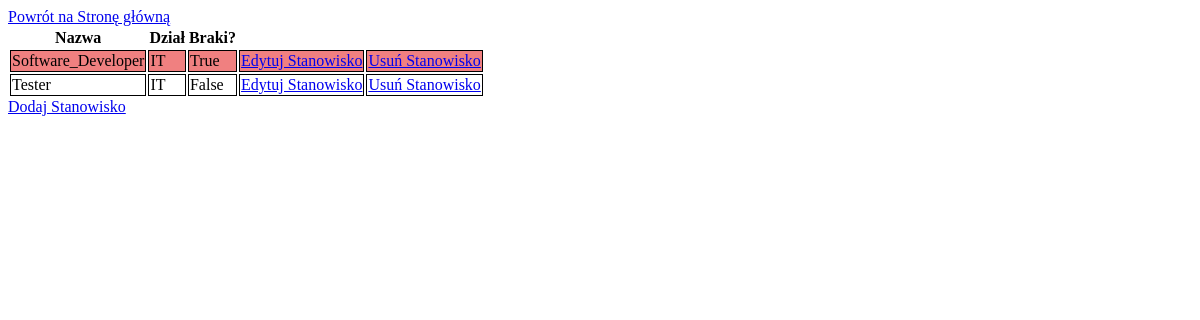
Page /polls/stanowiska/ on the earlier database version.
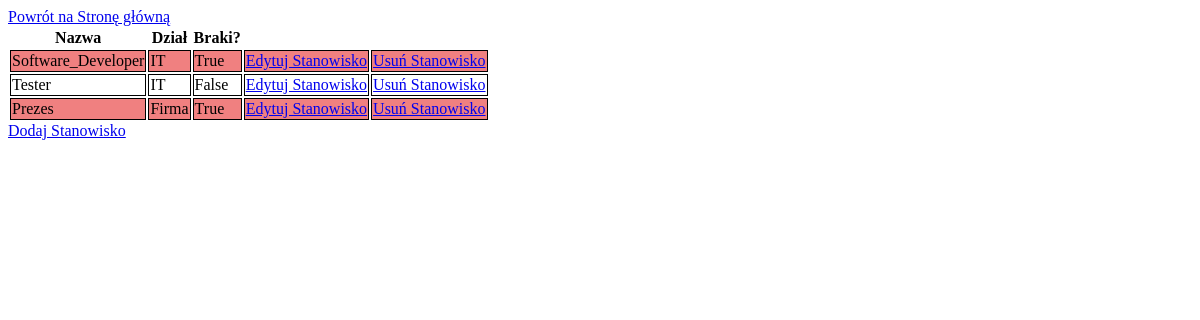
Same page on the later database version.
### polls/models.py (models this page shows, shortened)
class Stanowiska(models.Model):
    nazwa = models.CharField(max_length=100)
    dzial = models.CharField(max_length=100)
    braki = models.BooleanField(default=1)

### polls/views.py (the view)
# urls.py: path('stanowiska/', views.detail_stanowiska),
def detail_stanowiska(request):
    stanowiska = Stanowiska.objects.all()
    template = loader.get_template('polls/stanowiska.html')
    context = {
        'stanowiska': stanowiska,
    }
    return HttpResponse(template.render(context, request))

### polls/templates/polls/stanowiska.html
{% load static %}
<link rel="stylesheet" type="text/css" href="{% static 'polls/style.css' %}" />
<a href="{% url 'start' %}">Powrót na Stronę główną</a>
{% if stanowiska %}
<table>
  <tr>
    <th>Nazwa</th>
    <th>Dział</th>
    <th>Braki?</th>
  </tr>
  {% for stanowisko in stanowiska %}
  <tr class="{% if stanowisko.braki %} braki {% endif %}">
    <td>{{stanowisko.nazwa}}</td>
    <td>{{stanowisko.dzial}}</td>
    <td>{{stanowisko.braki}}</td>
    <td><a href="/polls/edycja_stanowiska/{{stanowisko.id}}/">Edytuj Stanowisko</a></td>
    <td><a href="/polls/usun_stanowisko/{{stanowisko.id}}/">Usuń Stanowisko</a></td>
  </tr>
  {% endfor %}
</table>
{% else %}
<p>No polls are available.</p>
{% endif %}
<a href="/polls/formularz_stanowiska/">Dodaj Stanowisko</a>

Differences in the rows shown:
added Stanowiska: nazwa "Prezes", dzial "Firma", braki "True"
